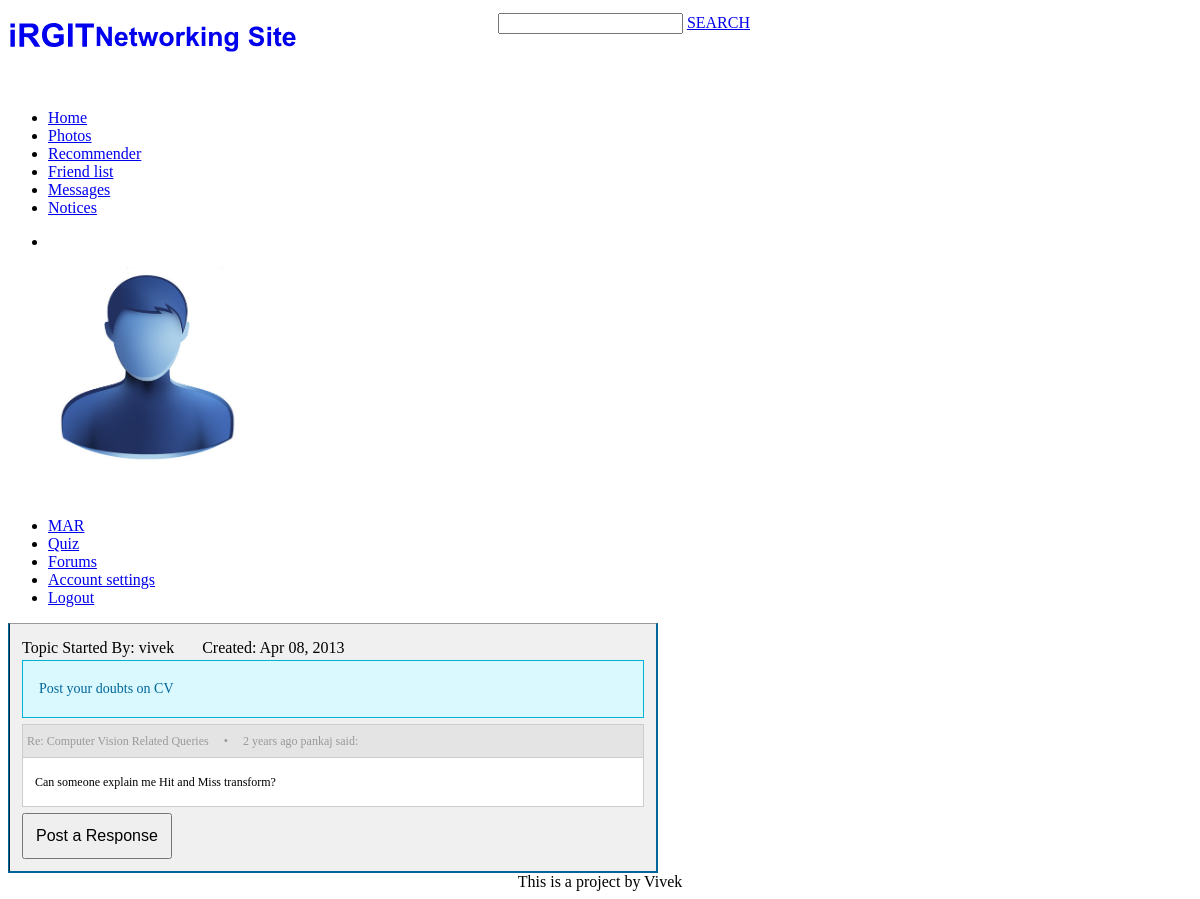
The page /forum/view_thread.php?id=1 (signed in) on the database its author committed.
### tables this page shows
CREATE TABLE IF NOT EXISTS `forum_posts` (
  `id` int(4) NOT NULL AUTO_INCREMENT,
  `post_author_id` int(4) NOT NULL,
  `otid` int(4) NOT NULL,
  `date_time` datetime NOT NULL DEFAULT '0000-00-00 00:00:00',
  `type` enum('a','b') NOT NULL,
  `view_count` int(4) NOT NULL,
  `section_title` varchar(64) NOT NULL,
  `thread_title` varchar(64) NOT NULL,
  `post_body` text NOT NULL,
  `closed` enum('0','1') NOT NULL,
  `section_id` int(4) NOT NULL,
  `post_author` varchar(10) NOT NULL,
  PRIMARY KEY (`id`)
);

### forum/agoTimeFormat.php (called while the page is built)
<?php
class convertToAgo {
function convert_datetime($str) {
   		 list($date, $time) = explode(' ', $str);
    	list($year, $month, $day) = explode('-', $date);
    	list($hour, $minute, $second) = explode(':', $time);
    	$timestamp = mktime($hour, $minute, $second, $month, $day, $year);
    	return $timestamp;
}
function makeAgo($timestamp){
   		$difference = time() - $timestamp;
   		$periods = array("sec", "min", "hr", "day", "week", "month", "year", "decade");
   		$lengths = array("60","60","24","7","4.35","12","10");
   		for($j = 0; $difference >= $lengths[$j]; $j++)
   			$difference /= $lengths[$j];
   			$difference = round($difference);
   		if($difference != 1) $periods[$j].= "s";
   			$text = "$difference $periods[$j] ago";
   			return $text;
}
}
?>

### forum/view_thread.php (the view, shortened to what this page needs)
<!DOCTYPE html PUBLIC "-//W3C//DTD XHTML 1.0 Transitional//EN" "http://www.w3.org/TR/xhtml1/DTD/xhtml1-transitional.dtd">
<html xmlns="http://www.w3.org/1999/xhtml">
<head>
<?php
include_once "agoTimeFormat.php";
$myAgoObject = new convertToAgo;
$thread_id = preg_replace('#[^0-9]#i', '', $_GET['id']);
$sql = mysql_query("SELECT * FROM forum_posts WHERE id='$thread_id' AND type='a' LIMIT 1");
while($row = mysql_fetch_array($sql)){
	$post_author = $row["post_author"];
	$date_time = $row["date_time"];
	$date_time = strftime("%b %d, %Y", strtotime($date_time));
	$thread_title = $row["thread_title"];
	$post_body = $row["post_body"];
}
$all_responses = "";
$sql = mysql_query("SELECT * FROM forum_posts WHERE otid='$thread_id' AND type='b'");
$numRows = mysql_num_rows($sql);
if ($numRows < 1) {
	$all_responses = '<div id="none_yet_div">Nobody has responded to this yet, you can be the first.</div>';
} else {
    while($row = mysql_fetch_array($sql)){
	$reply_author = $row["post_author"];
	$reply_author_id = $row["post_author_id"];
	$date_n_time = $row["date_time"];
	$convertedTime = ($myAgoObject -> convert_datetime($date_n_time));
    $whenReply = ($myAgoObject -> makeAgo($convertedTime));
	$reply_body = $row["post_body"];
	$all_responses .= '<div class="response_top_div">Re: ' . $thread_title . ' &nbsp; &nbsp; &bull; &nbsp; &nbsp; ' . $whenReply . '
	' . $reply_author . '
	<!--<a href="../profiles/profile.php?id=' . $reply_author_id . '">
	' . $reply_author . '</a>-->
	said:</div>
	<div class="response_div">' . $reply_body . '</div>';
   }
}
   	$replyButton = '<input name="myBtn1" type="submit" value="Post a Response" style="font-size:16px; padding:12px;" onmousedown="javascript:toggleForm(\'reponse_form\');" />';
?>
<?php
           $sid=$_SESSION['sid'];
           $result = mysql_query("SELECT * FROM user WHERE (SID = '" . mysql_real_escape_string($sid) . "') ");
           $row = mysql_fetch_assoc($result);
           $style = $row["style"];
?>
<link href="../<?php echo $style; ?>" rel="stylesheet" type="text/css" />
</head>
<body>
<div class="main">
<div class="main_resize">
    <div class="header">
        <h1><a href="../home.php"><span>iRGIT</span><small>Networking Site</small></a>   </h1>
        <div id="apDiv1" align="right">
        <form id="form1" name="form1" method="post" action="">
            <input type="text" width="500" height="30" name="search" id="search" />
            <a href="../search/">
            SEARCH</a>
          </form>
        </div>
  </div>
<tr>
  <td width="auto" style="line-height:1.5em;"><br />
  <div class="sidebar">
        <div class="gadget">
            <ul class="sb_menu">
              <li><a href="../home.php">Home</a></li>
              <li><a href="../photos/">Photos</a></li>
              <li><a href="../recommender/">Recommender</a></li>
              <li><a href="../profiles/friends.php">Friend list</a></li>
              <li><a href="../messages/">Messages</a></li>
              <li><a href="../notices/">Notices</a></li>
            </ul>
          </div>
      <div class="gadget">
        <ul class="sb_menu">
          <li><br />
            <?php
		   $roll_no=$_SESSION['user_id'];
           $result = mysql_query("SELECT * FROM mymembers WHERE USER_ID = '".$roll_no."'");
           $row = mysql_fetch_assoc($result);
           echo  "<p class=\"sidebar\">";
           echo "</p><p>";
           $uid = $row["id"];
           echo "<a href=../profiles/profile.php?id=".$uid."><img src=\"../profiles/members/".$uid."/image01.jpg\" width=\"200\" height=\"200\"></a></p>";
          ?>
            <br />
          </div>
        <div class="gadget">
          <ul class="sb_menu">
            <li><a href="../MAR/">MAR</a></li>
            <li><a href="../quiz/">Quiz</a></li>
            <li><a href="../forum/">Forums</a></li>
            <li ><a href="../profiles/edit_profile.php">Account settings</a></li>
            <li><a href="../logout.php">Logout</a></li>
          </ul>
        </div>
    </div>
  <div class="content">
    <div class="content_bg">
      <div class="mainbar">
        <table style="background-color: #F0F0F0; border:#069 1px solid; border-top:none;" width="650" border="1" align="auto" cellpadding="12" cellspacing="0">
          <tr>
            <td width="auto" style="line-height:1.5em;"> Topic Started By: <?php echo $post_author; ?> &nbsp; &nbsp; &nbsp; Created: <span class="topicCreationDate"><?php echo $date_time; ?></span>
              <div class="topic_div"><?php echo $post_body; ?></div>
              <div id="responses"><?php echo $all_responses; ?></div>
              <?php echo $replyButton; ?> <br /></td>
          </tr>
        </table>
      </div>
    </div>
  </div>
    </div>
  </div>
<div align=center>This is a project by Vivek</div></body>
</html>

### forum/view_thread.php (style rules this page uses)
#apDiv1 { position: absolute; width: 398px; height: 33px; z-index: 1; left: 352px; top: 13px; }
.response_top_div { background-color: #E4E4E4; color: #666; font-size:12px; padding:4px; border: #CCC 1px solid; border-bottom:none; color: #999; }
.response_div { background-color: #FFF; font-size:12px; padding:12px; border:#CCC 1px solid; margin-bottom:6px; width:auto; overflow:hidden; }

### rows shown on the page
forum_posts: post_author "vivek", date_time "Apr 08, 2013", post_body "Post your doubts on CV", thread_title "Computer Vision Related Queries"
forum_posts: date_time "2 years ago", post_author "pankaj", post_body "Can someone explain me Hit and Miss transform?"
